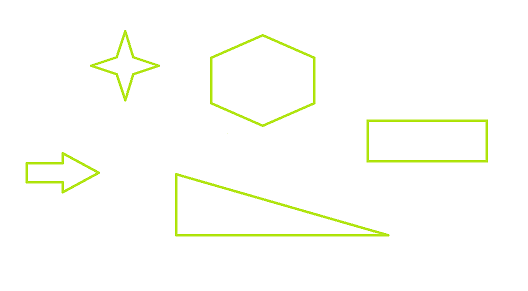
#> input picture corner Dectection/img/corner0.png, 528 x 291 px
$ python ex5_1_CornerDetection.py
#> lines starting #> are read from the running program, lines starting #| are printed output that depends on the picture; after the words box and inside, x2 and y2 are one past the last pixel; in counts of white or black regions, pixels touching at a corner belong together
import cv2
import numpy as np

# Harris Corner Detection
# Read the image and convert to greyscale
img = cv2.imread('img/corner0.png')
#> img is the input picture: shape (291, 528, 3); mean B, G, R 249, 254.3, 253
cv2.imshow('Ori', img)

gray = cv2.cvtColor(img,cv2.COLOR_BGR2GRAY)
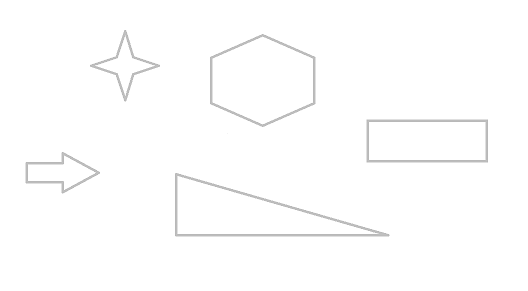
#> gray: shape (291, 528); min 179, max 255, mean 253.3

# Find the corners using the Harris Corner Detector
dst = cv2.cornerHarris(gray,2,3,0.04)
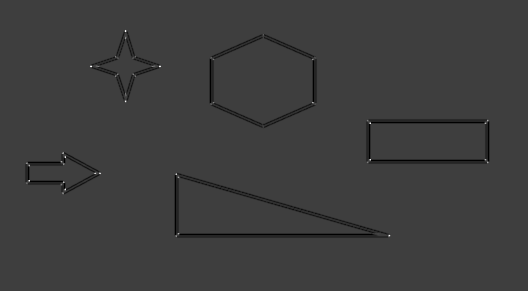
#> dst: shape (291, 528) float32; min -0.000215, max 0.000665, mean -4e-06; drawn with min black and max white

#result is dilated for enhancing the corners, not important
dst = cv2.dilate(dst,None)
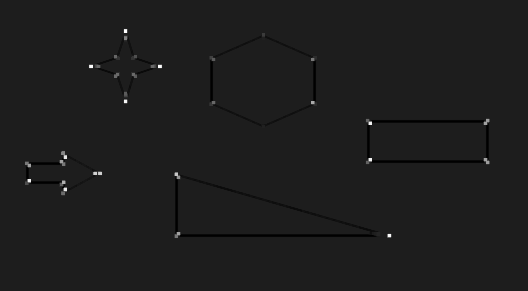
#> dst: shape (291, 528) float32; min -8.77e-05, max 0.000665, mean -3.26e-08; drawn with min black and max white

# Threshold for an optimal value, it may vary depending on the image.
thresh = 0.01*dst.max()
#> thresh = 6.65e-06
img[dst>thresh]=[0,255,0]
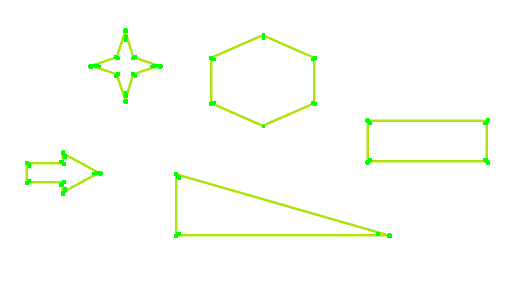
#> img: shape (291, 528, 3); 0.61% of pixels changed, all inside (x1, y1, x2, y2) = (25, 28, 490, 238)

# Display the image
cv2.imshow('dst',img)
cv2.waitKey(0)
# ---------------------------------------------------------------------------
img = cv2.imread('img/corner0.png')
cv2.imshow('Ori', img)

gray = cv2.cvtColor(img, cv2.COLOR_BGR2GRAY)
gray = np.float32(gray)

corners = cv2.goodFeaturesToTrack(gray, 28, 0.01, 10)
#> corners = 28 rows, first 8: [159, 65], [90, 65], [125, 30], [99, 172], [125, 100], [388, 235], [62, 192], [62, 152]
corners = np.int0(corners)

for i in corners:
         x, y = i.ravel()
         cv2.circle(img, (x,y), 3, (0,0,255), -1)
#> this loop made 28 passes
#> (x, y) on passes 1 to 12: (159, 65), (90, 65), (125, 30), (99, 172), (125, 100), (388, 235), (62, 192), (62, 152), (28, 180), (369, 159), (369, 122), (178, 177)
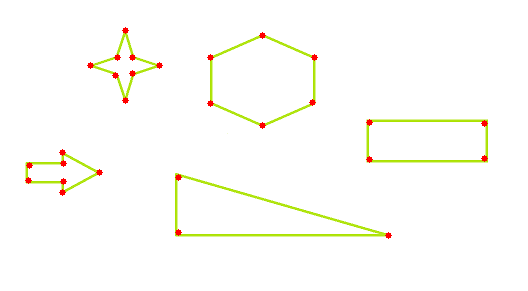
#> img: shape (291, 528, 3); 0.53% of pixels changed, all inside (x1, y1, x2, y2) = (25, 27, 488, 239)

cv2.imshow('Corners', img)

cv2.waitKey()
cv2.destroyAllWindows()
